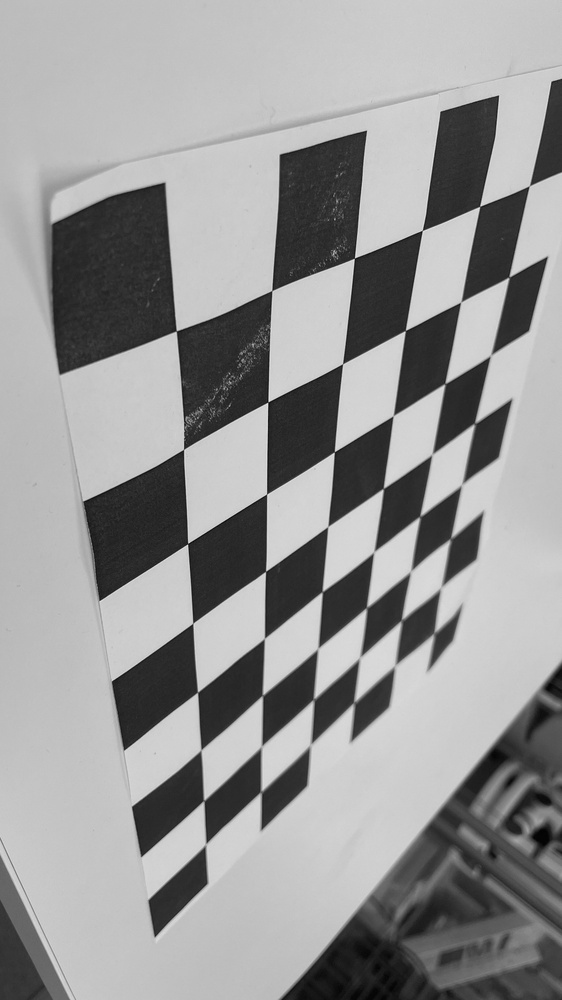
#> input picture chessboard/originals/IMG_3917.JPEG, 562 x 1000 px, shrunk from 1080 x 1920 before the run, found by its file name
$ python 'problem1 part 1.py'
#> lines starting #> are read from the running program, lines starting #| are printed output that depends on the picture; after the words box and inside, x2 and y2 are one past the last pixel; in counts of white or black regions, pixels touching at a corner belong together
import cv2
import numpy as np
import os
print("Current working directory:", os.getcwd())

# Chessboard dimensions (inner corners)
chessboard_size = (8, 6)

# Load the image
image = cv2.imread("C:/Users/rain_/Desktop/chessboardAndAprilTag/chessboard/originals/IMG_3917.JPEG")
#> image is the input picture: shape (1000, 562, 3); min 1, max 237, mean 150

blurred=cv2.GaussianBlur(image,(5,5),0)

alpha=1.5

beta=0
image=cv2.convertScaleAbs(blurred,alpha=alpha,beta=beta)
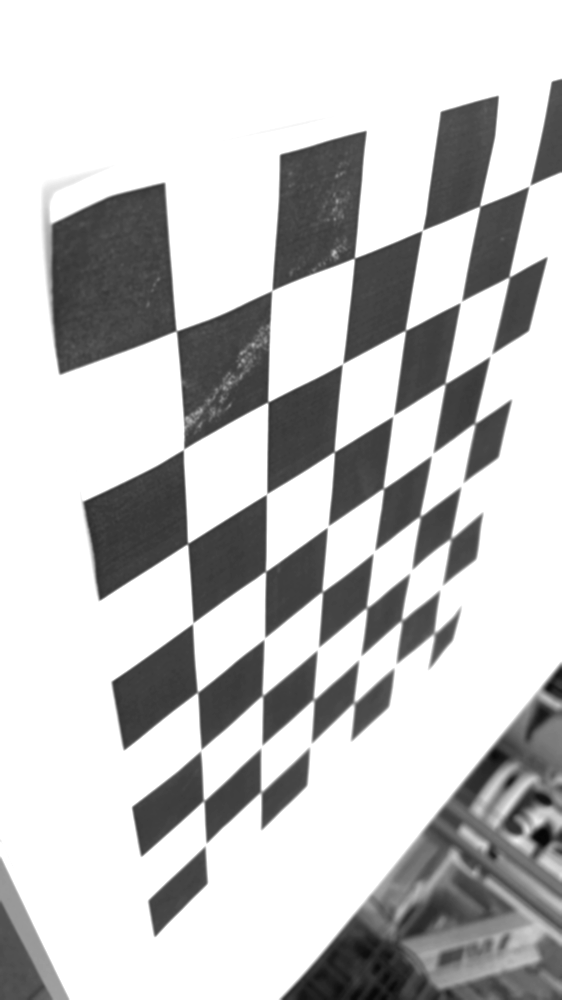
#> image: shape (1000, 562, 3); min 6, max 255, mean 197.1

gray = cv2.cvtColor(image, cv2.COLOR_BGR2GRAY)

#gray = cv2.equalizeHist(gray)

#gray = cv2.adaptiveThreshold(gray, 255, cv2.ADAPTIVE_THRESH_GAUSSIAN_C, cv2.THRESH_BINARY, 11, 2)


# Detect chessboard corners
ret, corners = cv2.findChessboardCorners(gray, chessboard_size,None)
#> ret = True; corners = 48 rows, first 8: [525, 190], [509, 277], [491.9, 353.4], [474.7, 423.5], [462, 484.4], [450.2, 538.8], [441.5, 587], [434.5, 633]

# If corners are found, refine and draw them
if ret:
    corners = cv2.cornerSubPix(
        gray, corners, (11, 11), (-1, -1),
        criteria=(cv2.TERM_CRITERIA_EPS + cv2.TERM_CRITERIA_MAX_ITER, 30, 0.001)
    )
#> corners = 48 rows, first 8: [529.4, 185.7], [509.1, 277], [490.7, 355.2], [474.8, 423.3], [461.8, 484.7], [450.8, 538.6], [440.9, 587.8], [434.3, 633.3]

    # Draw and display the corners
    cv2.drawChessboardCorners(image, chessboard_size, corners, ret)
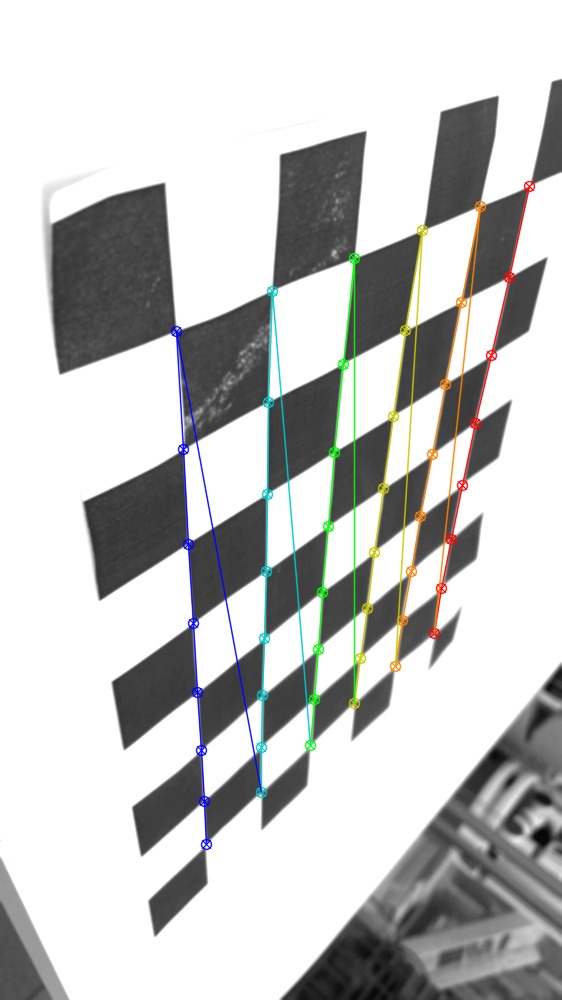
#> image: shape (1000, 562, 3); 3.39% of pixels changed, all inside (x1, y1, x2, y2) = (170, 180, 536, 851)
    for corner in corners:

        cv2.circle(image, (int(corner[0][0]), int(corner[0][1])), 10, (255, 255, 0), 5)
#> this loop made 48 passes
#> corner on passes 1 to 12: [[529.4, 185.7]], [[509.1, 277]], [[490.7, 355.2]], [[474.8, 423.3]], [[461.8, 484.7]], [[450.8, 538.6]], [[440.9, 587.8]], [[434.3, 633.3]], [[479.7, 206.2]], [[460.9, 301.8]], [[445.1, 383.5]], [[432.2, 454.3]]
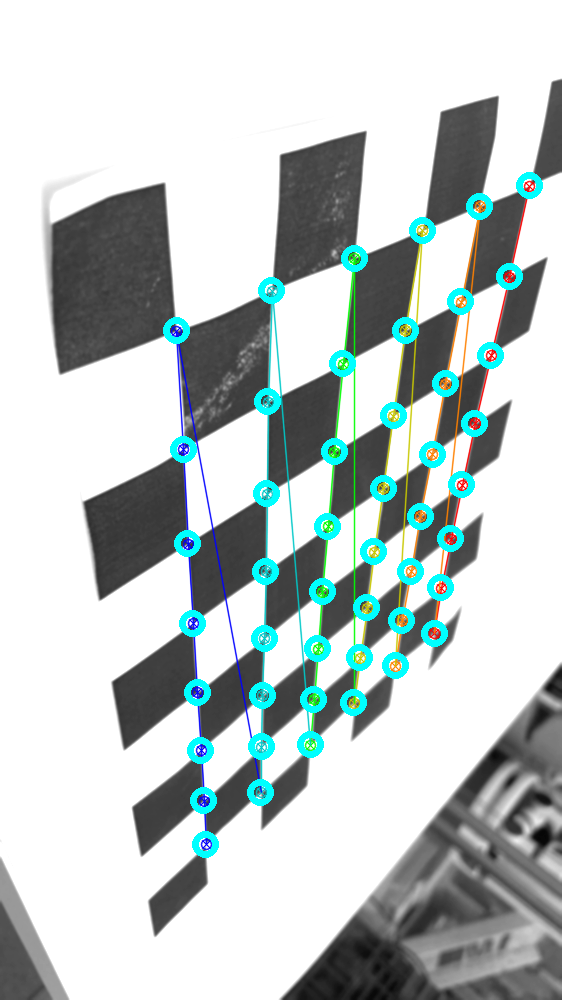
#> image: shape (1000, 562, 3); 3.62% of pixels changed, all inside (x1, y1, x2, y2) = (163, 172, 543, 858)
    save_path = "output_image.jpg"
    cv2.imwrite(save_path, image)
    print(corners)
#> (printed output is left out)
    cv2.namedWindow("Chessboard Corners", cv2.WINDOW_NORMAL)
    cv2.imshow("Chessboard Corners", image)
    cv2.waitKey(0)
    cv2.destroyAllWindows()
else:
    print("Chessboard corners not found")
